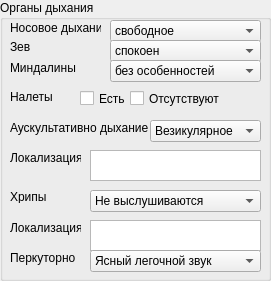
   <widget class="QGroupBox" name="groupBox_3">
    <property name="geometry">
     <rect>
      <x>280</x>
      <y>530</y>
      <width>271</width>
      <height>281</height>
     </rect>
    </property>
    <property name="title">
     <string>Органы дыхания</string>
    </property>
    <widget class="QComboBox" name="nasalbre">
     <property name="geometry">
      <rect>
       <x>110</x>
       <y>20</y>
       <width>151</width>
       <height>22</height>
      </rect>
     </property>
     <item>
      <property name="text">
       <string>свободное</string>
      </property>
     </item>
     <item>
      <property name="text">
       <string>затруднено</string>
      </property>
     </item>
    </widget>
    <widget class="QLabel" name="label_9">
     <property name="geometry">
      <rect>
       <x>10</x>
       <y>20</y>
       <width>91</width>
       <height>16</height>
      </rect>
     </property>
     <property name="text">
      <string>Носовое дыхание</string>
     </property>
    </widget>
    <widget class="QComboBox" name="zev">
     <property name="geometry">
      <rect>
       <x>110</x>
       <y>40</y>
       <width>151</width>
       <height>22</height>
      </rect>
     </property>
     <item>
      <property name="text">
       <string>спокоен</string>
      </property>
     </item>
     <item>
      <property name="text">
       <string>гиперемирован</string>
      </property>
     </item>
    </widget>
    <widget class="QLabel" name="label_10">
     <property name="geometry">
      <rect>
       <x>10</x>
       <y>40</y>
       <width>47</width>
       <height>13</height>
      </rect>
     </property>
     <property name="text">
      <string>Зев</string>
     </property>
    </widget>
    <widget class="QComboBox" name="glands">
     <property name="geometry">
      <rect>
       <x>110</x>
       <y>60</y>
       <width>151</width>
       <height>22</height>
      </rect>
     </property>
     <item>
      <property name="text">
       <string>без особенностей</string>
      </property>
     </item>
     <item>
      <property name="text">
       <string>гипертрофированы</string>
      </property>
     </item>
     <item>
      <property name="text">
       <string>отечны</string>
      </property>
     </item>
    </widget>
    <widget class="QLabel" name="label_11">
     <property name="geometry">
      <rect>
       <x>10</x>
       <y>60</y>
       <width>71</width>
       <height>16</height>
      </rect>
     </property>
     <property name="text">
      <string>Миндалины</string>
     </property>
    </widget>
    <widget class="QCheckBox" name="glandnalet">
     <property name="geometry">
      <rect>
       <x>80</x>
       <y>90</y>
       <width>70</width>
       <height>17</height>
      </rect>
     </property>
     <property name="text">
      <string>Есть</string>
     </property>
    </widget>
    <widget class="QLabel" name="label_12">
     <property name="geometry">
      <rect>
       <x>10</x>
       <y>90</y>
       <width>47</width>
       <height>13</height>
      </rect>
     </property>
     <property name="text">
      <string>Налеты</string>
     </property>
    </widget>
    <widget class="QCheckBox" name="glandnetnalet">
     <property name="geometry">
      <rect>
       <x>130</x>
       <y>90</y>
       <width>91</width>
       <height>17</height>
      </rect>
     </property>
     <property name="text">
      <string>Отсутствуют</string>
     </property>
    </widget>
    <widget class="QLabel" name="label_13">
     <property name="geometry">
      <rect>
       <x>10</x>
       <y>120</y>
       <width>141</width>
       <height>16</height>
      </rect>
     </property>
     <property name="text">
      <string>Аускультативно дыхание</string>
     </property>
    </widget>
    <widget class="QComboBox" name="auskgk">
     <property name="geometry">
      <rect>
       <x>150</x>
       <y>120</y>
       <width>111</width>
       <height>22</height>
      </rect>
     </property>
     <item>
      <property name="text">
       <string>Везикулярное</string>
      </property>
     </item>
     <item>
      <property name="text">
       <string>Жесткое</string>
      </property>
     </item>
     <item>
      <property name="text">
       <string>Бронхиальное</string>
      </property>
     </item>
     <item>
      <property name="text">
       <string>Ослаблено</string>
      </property>
     </item>
     <item>
      <property name="text">
       <string>Не проводится</string>
      </property>
     </item>
    </widget>
    <widget class="QLabel" name="label_14">
     <property name="geometry">
      <rect>
       <x>10</x>
       <y>150</y>
       <width>71</width>
       <height>16</height>
      </rect>
     </property>
     <property name="text">
      <string>Локализация</string>
     </property>
    </widget>
    <widget class="QTextEdit" name="locoslab">
     <property name="geometry">
      <rect>
       <x>90</x>
       <y>150</y>
       <width>171</width>
       <height>31</height>
      </rect>
     </property>
    </widget>
    <widget class="QComboBox" name="hrip">
     <property name="geometry">
      <rect>
       <x>90</x>
       <y>190</y>
       <width>171</width>
       <height>22</height>
      </rect>
     </property>
     <item>
      <property name="text">
       <string>Не выслушиваются</string>
      </property>
     </item>
     <item>
      <property name="text">
       <string>Сухие </string>
      </property>
     </item>
     <item>
      <property name="text">
       <string>Влажные</string>
      </property>
     </item>
     <item>
      <property name="text">
       <string>Крепитация</string>
      </property>
     </item>
     <item>
      <property name="text">
       <string>Шум трения плевры</string>
      </property>
     </item>
     <item>
      <property name="text">
       <string/>
      </property>
     </item>
    </widget>
    <widget class="QLabel" name="label_15">
     <property name="geometry">
      <rect>
       <x>10</x>
       <y>190</y>
       <width>47</width>
       <height>13</height>
      </rect>
     </property>
     <property name="text">
      <string>Хрипы</string>
     </property>
    </widget>
    <widget class="QTextEdit" name="lochrip">
     <property name="geometry">
      <rect>
       <x>90</x>
       <y>220</y>
       <width>171</width>
       <height>31</height>
      </rect>
     </property>
    </widget>
    <widget class="QLabel" name="label_16">
     <property name="geometry">
      <rect>
       <x>10</x>
       <y>220</y>
       <width>71</width>
       <height>16</height>
      </rect>
     </property>
     <property name="text">
      <string>Локализация</string>
     </property>
    </widget>
    <widget class="QComboBox" name="perkut">
     <property name="geometry">
      <rect>
       <x>90</x>
       <y>250</y>
       <width>171</width>
       <height>22</height>
      </rect>
     </property>
     <item>
      <property name="text">
       <string>Ясный легочной звук</string>
      </property>
     </item>
     <item>
      <property name="text">
       <string>Притупление перкуторного звука</string>
      </property>
     </item>
     <item>
      <property name="text">
       <string>Коробочный звук</string>
      </property>
     </item>
    </widget>
    <widget class="QLabel" name="label_17">
     <property name="geometry">
      <rect>
       <x>10</x>
       <y>250</y>
       <width>71</width>
       <height>16</height>
      </rect>
     </property>
     <property name="text">
      <string>Перкуторно</string>
     </property>
    </widget>
   </widget>
